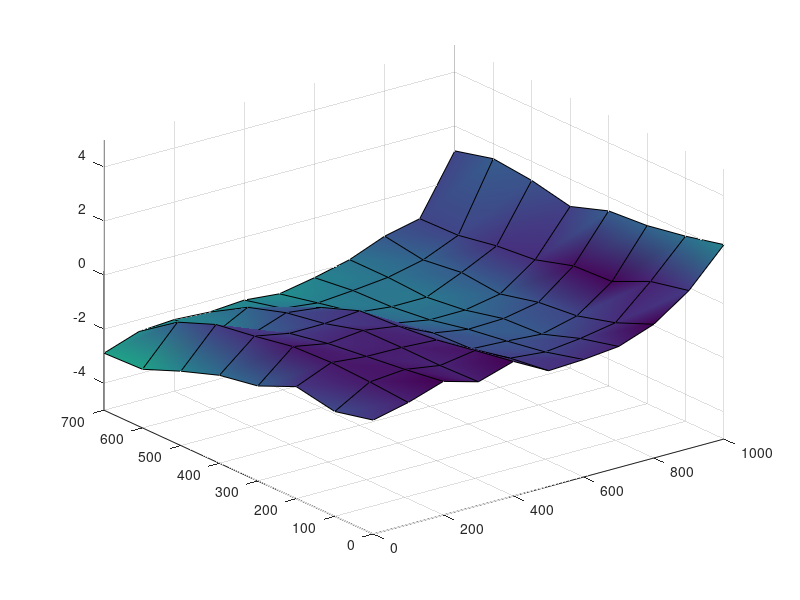
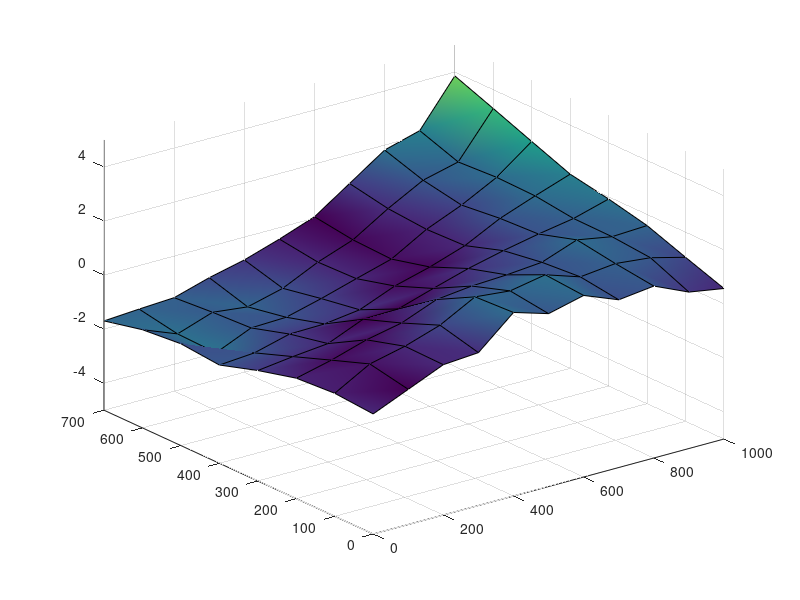
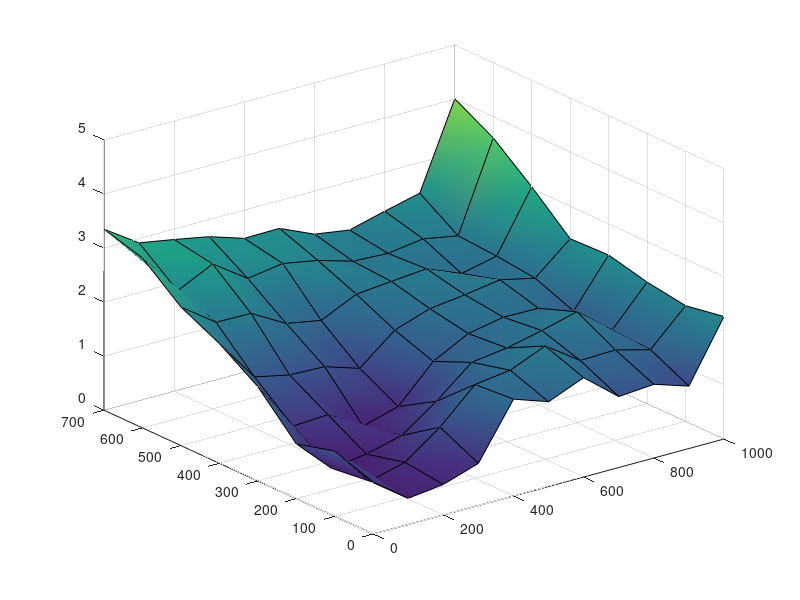
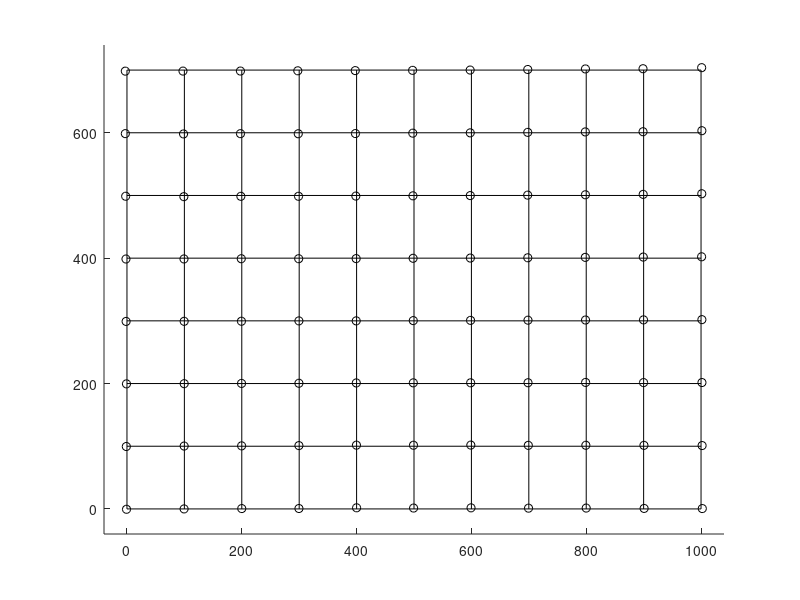

MATLAB code for these plots, in order:
function plot_calib_error
	D = importdata('cam-calib-error.txt');
	Ex = reshape(D.data(:,3),11,8)';
	Ey = reshape(D.data(:,4),11,8)';
	E = sqrt((Ex.^2)+(Ey.^2));
	figure;
	surf([0:100:1000],[0:100:700],Ex,abs(Ex),'FaceColor','interp');
	axis([0,1000,0,700,-5,5]);
	caxis([0,5]);
	figure;
	surf([0:100:1000],[0:100:700],Ey,abs(Ey),'FaceColor','interp');
	axis([0,1000,0,700,-5,5]);
	caxis([0,5]);
	figure;
	surf([0:100:1000],[0:100:700],E,'FaceColor','interp');
	axis([0,1000,0,700,0,5]);
	caxis([0,5]);
	
	figure; hold;
	axis([-40,1040,-40,740]);
	for x=0:100:1000,
		plot([x,x],[0,700],'k-');
	end
	for y=0:100:700,
		plot([0,1000],[y,y],'k-');
	end
	for x=0:100:1000,
		for y=0:100:700,
			plot([x+Ex(round(y/100)+1,round(x/100)+1)],[y+Ey(round(y/100)+1,round(x/100)+1)],'ok');
		end
	end
	
